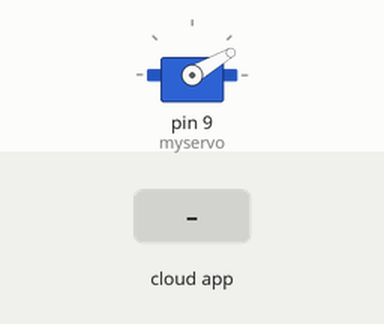
This sketch was run on a simulated Arduino Uno, built with avr-gcc and run on an emulated ATmega328P. Parts: servo. The test bench sets the inputs (shaded band). The ROS host is connected and sends only what is stated.

Above: at 1.2 s.
1.3 s: the phone or cloud app sets topic_master_balls to 0
At 1.8 s:
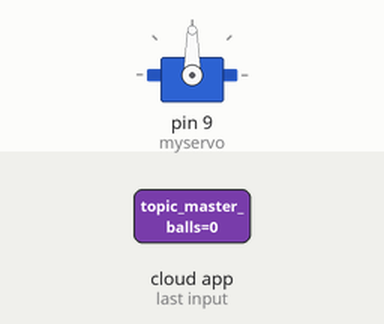
Timing chart, 0 to 4.3 s (numbered marks = the images above; inputs shaded):
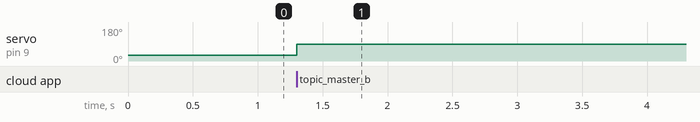

Measured:
- after the input at 1.3 s, servo on pin 9 (myservo): 30° → 90° at once

The sketch:

Balls.ino
```cpp
#include <ros.h>
#include <std_msgs/Int32.h>
#include <std_msgs/Empty.h>

#include <Servo.h>

const int angle_close = 30;
const int angle_open = 90;
const int timerBalls  = 2000;

ros::NodeHandle nh;

Servo myservo;

std_msgs::Empty callback;

ros::Publisher response("topic_balls_master", &callback);

void request_fct(const std_msgs::Int32 &msg)
{
  if(msg.data == 0)
  {
    myservo.write(angle_open);
    for(int i = 0; i < 20; i++)
    {
      delay(100);
      nh.spinOnce();
    }

    response.publish(&callback);
    delay(50);
  }
  if(msg.data == 1)
  {
    myservo.write(angle_close);
    for(int i = 0; i < 20; i++)
    {
      delay(100);
      nh.spinOnce();
    }
    response.publish(&callback);
    delay(50);
  }

}

ros::Subscriber<std_msgs::Int32> request("topic_master_balls", &request_fct);

void setup() {
  myservo.attach(9);
  myservo.write(angle_close);// attaches the servo on pin 9 to the servo object

  nh.getHardware()->setBaud(57600);
  nh.initNode();

  nh.advertise(response);
  nh.subscribe(request);
}

void loop()
{
  nh.spinOnce();
  delay(1);
}

void lacherBalls()
{
  myservo.write(angle_open);
  delay(timerBalls);
  myservo.write(angle_close);
}

void recupBalls()
{
  delay(1000);
  myservo.write(60);
  delay(1000);
  myservo.write(angle_close);
}
```
